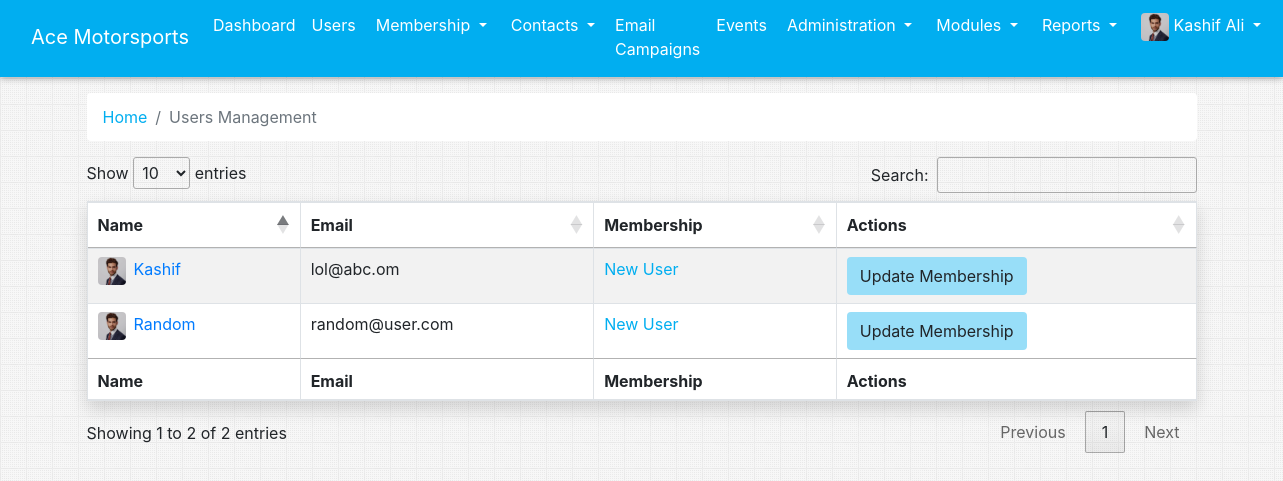
/admin_users.php (signed in), run on the app's committed database.
### tables this page shows
CREATE TABLE `users` (
  `id` int(11) NOT NULL,
  `first_name` varchar(30) NOT NULL,
  `email` varchar(50) NOT NULL,
  `password` varchar(50) NOT NULL,
  `organizationID` int(11) NOT NULL,
  `jobTitle` varchar(50) NOT NULL,
  `salutation` varchar(50) NOT NULL,
  `middle_name` varchar(50) NOT NULL,
  `last_name` varchar(50) NOT NULL,
  `dob` date NOT NULL,
  `phone` varchar(50) NOT NULL,
  `gender` varchar(50) NOT NULL,
  `language` varchar(50) NOT NULL,
  `address` varchar(500) NOT NULL,
  `is_admin` tinyint(1) NOT NULL DEFAULT 0,
  `deleted` tinyint(1) NOT NULL DEFAULT 0,
  `del_date` date DEFAULT NULL
);

### admin_users.php (the view, shortened to what this page needs)
<!DOCTYPE html>
<html lang="en">
<?php
  require 'parts/head.php';
?>
  <link rel="stylesheet" type="text/css" href="https://cdn.datatables.net/1.10.24/css/dataTables.bootstrap4.min.css">
  <link rel="stylesheet" type="text/css" href="https://cdn.datatables.net/1.10.15/css/jquery.dataTables.min.css"></link>
<body>
  <?php require 'parts/nav.php'; ?>
  <div class="container">
      <nav aria-label="breadcrumb">
        <ol class="breadcrumb bg-white">
          <li class="breadcrumb-item"><a href="admin_dashboard.php" class="appColor">Home</a></li>
          <li class="breadcrumb-item active" aria-current="page">Users Management</li>
        </ol>
      </nav>
      <table id="example" class="table table-striped table-bordered bg-white shadow" style="width:100%">
        <thead>
            <tr>
                <th>Name</th>
                <th>Email</th>
                <th>Membership</th>
                <th>Actions</th>
            </tr>
        </thead>
        <tbody>
                <?php
                    require 'app/db.php';
                    $sql = "SELECT * FROM users WHERE is_admin=0 and deleted=0";
                    $res = mysqli_query($con, $sql);
                    while($row = mysqli_fetch_array($res)){
                      $user = $row["id"];
                      $s = "SELECT * FROM membership_history WHERE userID = $user ORDER BY id DESC LIMIT 1";
                      $r = mysqli_query($con, $s);
                      if(mysqli_num_rows($r)){
                        $ro = mysqli_fetch_array($r);
                        $membership = $ro["membershipID"];
                        $s = "SELECT * FROM memberships WHERE id = $membership";
                        $r = mysqli_query($con, $s);
                        $ro = mysqli_fetch_array($r);
                        $membership = '<b>'.$ro["name"].'</b>';
                      }else{
                        $membership = "<span class='appColor'>New User</span>";
                      }
                      $rndom = rand();
                        ?>
                            <tr>
                                <td>
                                    <a href="admin_contact_showProfile.php?userID=<?php echo $user; ?>">
                                        <img src="img/user.jpg" class="rounded mr-2" id="nav_user_pic"><?php echo $row["first_name"]; ?>
                                    </a>
                                </td>
                                <td><?php echo $row["email"]; ?></td>
                                <td><?php echo $membership; ?></td>
                                <td>
                                    <a href="" class="btn bg-appColorLight" data-toggle="modal" data-target="#membershipModal_<?php echo $rndom; ?>">
                                      Update Membership
                                    </a>
                                </td>
                            </tr>
                        <?php
                    }
                ?>
        </tbody>
        <tfoot>
            <tr>
                <th>Name</th>
                <th>Email</th>
                <th>Membership</th>
                <th>Actions</th>
            </tr>
        </tfoot>
    </table>
  </div>
</body>
</html>

### data on the page
users: first_name "Kashif", email "lol@abc.om"
users: first_name "Random", email "random@user.com"

### other printed values
$_SESSION["name"] "Kashif Ali"
